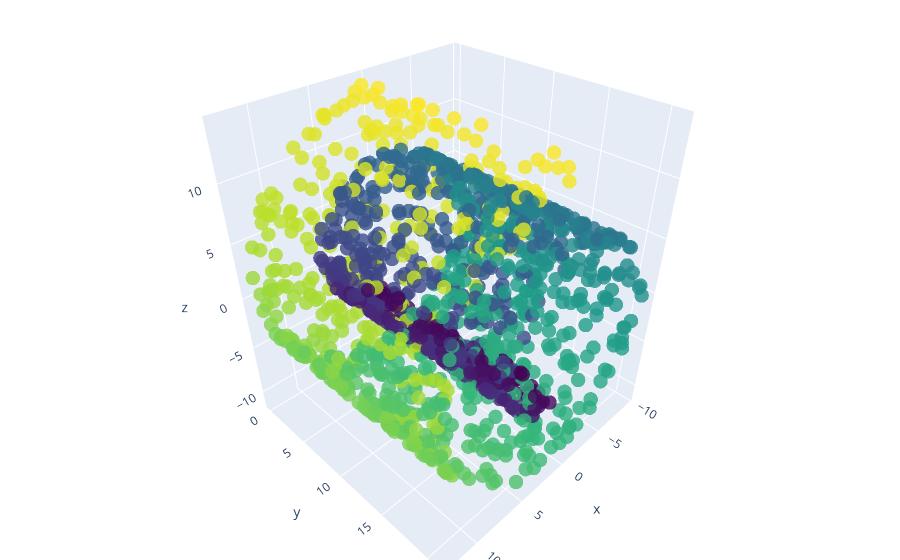

Notebook code for this chart:
### Code cell
# S curve
X_swiss_roll, y_swiss_roll = make_swiss_roll(n_samples=n_samples, random_state=seed)

# Init fig
fig = go.Figure(data=[go.Scatter3d(
    x=X_swiss_roll[:,0],
    y=X_swiss_roll[:,1],
    z=X_swiss_roll[:,2],
    mode='markers',
    marker=dict(
        size=5,
        color=y_swiss_roll,                # set color to an array/list of desired values
        colorscale='Viridis',   # choose a colorscale
        opacity=0.8
    )
)])

# tight layout
fig.update_layout(margin=dict(l=0, r=0, b=0, t=0))
fig.show()

### Figure 1 — Plotly figure (JSON) as saved in the notebook; plotly's stock layout.template omitted (floating-point values rounded to 4 significant figures; data arrays with more than 128 entries replaced by an {"elided": "..."} marker saying what was removed)
{"data": [{"marker": {"color": {"elided": "1500 float values"}, "colorscale": [[0, "#440154"], [0.1111, "#482878"], [0.2222, "#3e4989"], [0.3333, "#31688e"], [0.4444, "#26828e"], [0.5556, "#1f9e89"], [0.6667, "#35b779"], [0.7778, "#6ece58"], [0.8889, "#b5de2b"], [1, "#fde725"]], "opacity": 0.8, "size": 5}, "mode": "markers", "type": "scatter3d", "x": {"elided": "1500 float values"}, "y": {"elided": "1500 float values"}, "z": {"elided": "1500 float values"}}], "layout": {"margin": {"b": 0, "l": 0, "r": 0, "t": 0}}}
